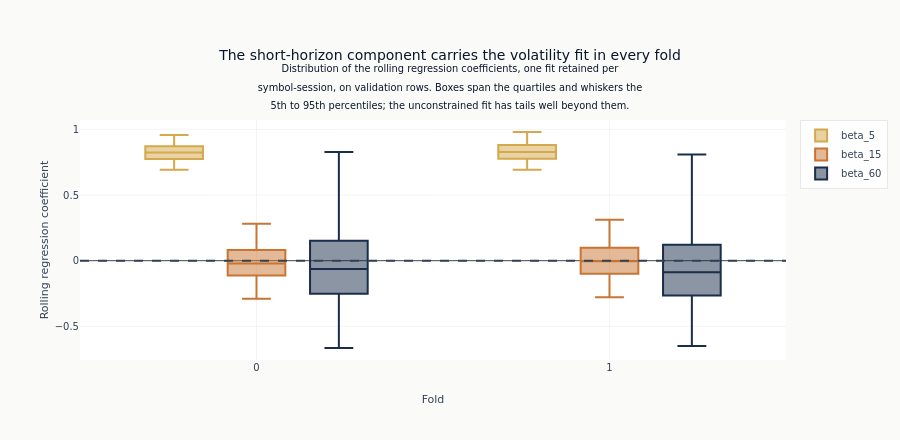

Notebook code cell kept with this figure:
### Code cell
fig = go.Figure()
_component_colors = {
    "beta_5": COLORS["amber"],
    "beta_15": COLORS["copper"],
    "beta_60": COLORS["slate"],
}
for component, color in _component_colors.items():
    part = beta_summary.filter(pl.col("component") == component).sort("fold")
    fig.add_trace(
        go.Box(
            x=part["fold"].cast(pl.Utf8),
            lowerfence=part["p05"],
            q1=part["q25"],
            median=part["median"],
            q3=part["q75"],
            upperfence=part["p95"],
            name=component,
            marker_color=color,
        )
    )
fig.add_hline(y=0, line_dash="dash", line_color=COLORS["neutral"])
fig.update_layout(
    title=(
        "The short-horizon component carries the volatility fit in every fold"
        "<br><sup>Distribution of the rolling regression coefficients, one fit retained per"
        "<br>symbol-session, on validation rows. Boxes span the quartiles and whiskers the"
        "<br>5th to 95th percentiles; the unconstrained fit has tails well beyond them.</sup>"
    ),
    xaxis_title="Fold",
    yaxis_title="Rolling regression coefficient",
    boxmode="group",
    height=440,
    margin={"t": 120},
)
show_plotly_with_alt(
    fig,
    "Grouped box plots with one group of three boxes per fold along the horizontal axis, "
    "coloured amber, copper and slate for the 5-, 15- and 60-minute components. A dashed rule "
    "marks zero. In every fold the amber 5-minute box sits highest and above the rule, while the "
    "copper and slate boxes for the two longer horizons sit lower and straddle it. Boxes span "
    "the quartiles and the whiskers the 5th to 95th percentiles.",
)

### Figure 1 — Plotly figure (JSON) as saved in the notebook; plotly's stock layout.template omitted (floating-point values rounded to 4 significant figures)
{"data": [{"lowerfence": [0.693, 0.692], "marker": {"color": "#D4A84B"}, "median": [0.8247, 0.8278], "name": "beta_5", "q1": [0.7748, 0.7759], "q3": [0.8724, 0.8803], "type": "box", "upperfence": [0.9563, 0.98], "x": ["0", "1"]}, {"lowerfence": [-0.2907, -0.2779], "marker": {"color": "#C87533"}, "median": [-0.02136, -0.004982], "name": "beta_15", "q1": [-0.1127, -0.09934], "q3": [0.08117, 0.09789], "type": "box", "upperfence": [0.2808, 0.3112], "x": ["0", "1"]}, {"lowerfence": [-0.6649, -0.6503], "marker": {"color": "#1a2d4a"}, "median": [-0.06357, -0.08714], "name": "beta_60", "q1": [-0.2525, -0.2658], "q3": [0.1526, 0.1222], "type": "box", "upperfence": [0.8286, 0.8083], "x": ["0", "1"]}], "layout": {"boxmode": "group", "height": 440, "margin": {"t": 120}, "shapes": [{"line": {"color": "#334155", "dash": "dash"}, "type": "line", "x0": 0, "x1": 1, "xref": "x domain", "y0": 0, "y1": 0, "yref": "y"}], "title": {"text": "The short-horizon component carries the volatility fit in every fold<br><sup>Distribution of the rolling regression coefficients, one fit retained per<br>symbol-session, on validation rows. Boxes span the quartiles and whiskers the<br>5th to 95th percentiles; the unconstrained fit has tails well beyond them.</sup>"}, "xaxis": {"title": {"text": "Fold"}}, "yaxis": {"title": {"text": "Rolling regression coefficient"}}}}
